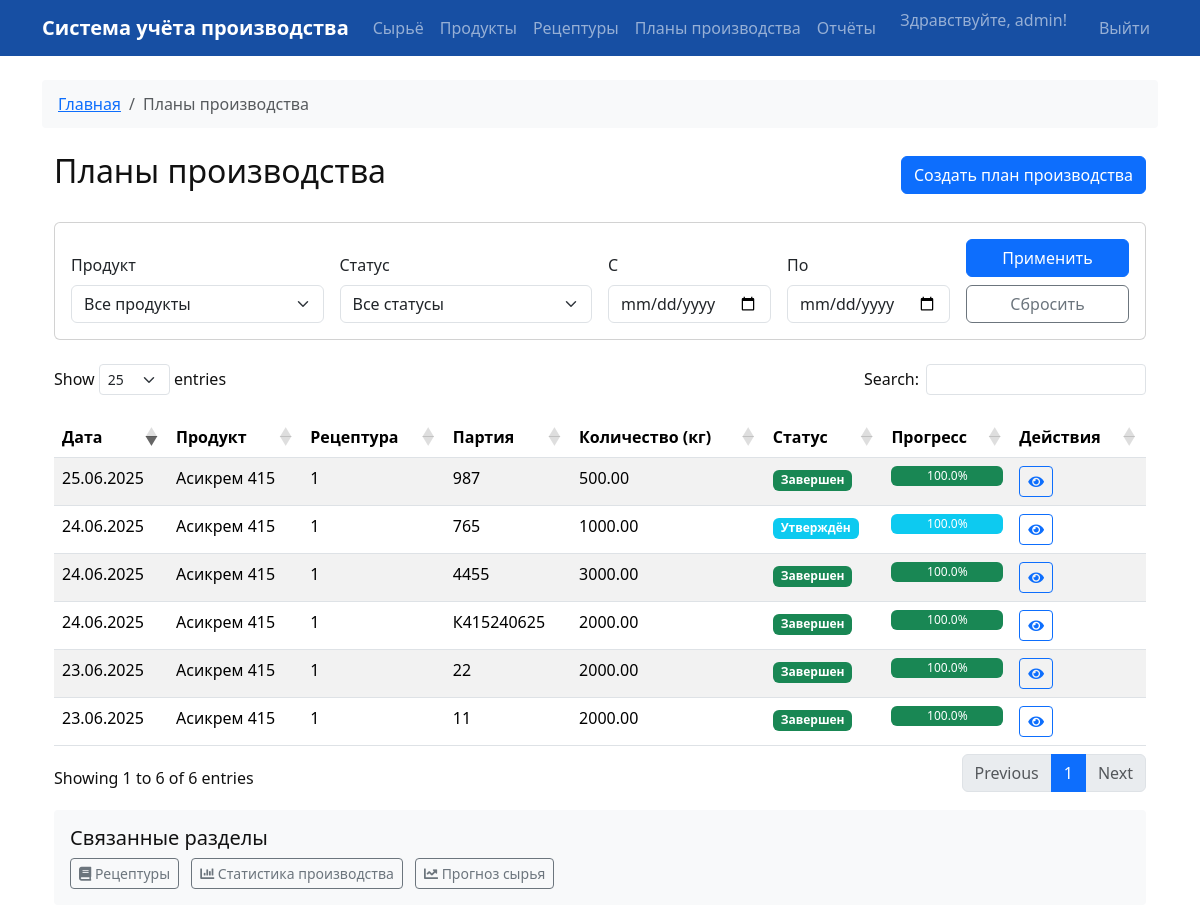
The page /production_plans (signed in) on the database its author committed.
### app/models.py (models this page shows, shortened)
class User(db.Model, UserMixin):
    __tablename__ = "users"
    id = Column(Integer, primary_key=True, index=True)
    email = Column(String, unique=True, index=True)
    username = Column(String, unique=True, index=True)
    hashed_password = Column(String)
    role = Column(SQLAlchemyEnum(UserRole))
    is_active = Column(Boolean, default=True)
    created_at = Column(DateTime(timezone=True), server_default=func.now())
    updated_at = Column(DateTime(timezone=True), onupdate=func.now())

class ProductionPlan(db.Model):
    __tablename__ = "production_plans"
    id = Column(Integer, primary_key=True, index=True)
    product_id = Column(Integer, ForeignKey("products.id"))
    template_id = Column(Integer, ForeignKey("recipe_templates.id"))
    quantity = Column(Float)
    batch_number = Column(String)
    status = Column(SQLAlchemyEnum(PlanStatus), default=PlanStatus.DRAFT)
    notes = Column(String)
    created_at = Column(DateTime(timezone=True), server_default=func.now())
    updated_at = Column(DateTime(timezone=True), onupdate=func.now())
    created_by = Column(Integer, ForeignKey("users.id"))
    product = relationship("Product", back_populates="production_plans")
    template = relationship("RecipeTemplate", back_populates="production_plans")
    batches = relationship("ProductionBatch", back_populates="plan", cascade="all, delete-orphan")
    def get_progress(self):
        if not self.quantity or self.quantity <= 0:
            return 0
        total_produced = sum([batch.weight for batch in self.batches])
        return (total_produced / self.quantity * 100)

class Product(db.Model):
    __tablename__ = "products"
    id = Column(Integer, primary_key=True, index=True)
    name = Column(String, unique=True, index=True)
    created_at = Column(DateTime(timezone=True), server_default=func.now())
    updated_at = Column(DateTime(timezone=True), onupdate=func.now())
    created_by = Column(Integer, ForeignKey("users.id"))
    recipe_templates = relationship("RecipeTemplate", back_populates="product")
    production_plans = relationship("ProductionPlan", back_populates="product")

class RecipeTemplate(db.Model):
    __tablename__ = "recipe_templates"
    id = Column(Integer, primary_key=True, index=True)
    product_id = Column(Integer, ForeignKey("products.id"))
    name = Column(String)
    is_default = Column(Boolean, default=False)
    status = Column(String, default="draft")  # draft, saved
    created_at = Column(DateTime(timezone=True), server_default=func.now())
    updated_at = Column(DateTime(timezone=True), onupdate=func.now())
    created_by = Column(Integer, ForeignKey("users.id"))
    product = relationship("Product", back_populates="recipe_templates")
    recipe_items = relationship("RecipeItem", back_populates="template")
    production_plans = relationship("ProductionPlan", back_populates="template")

### app/routes.py (the view)
@app.route('/production_plans')
@login_required
def production_plans():
    product_id = request.args.get('product_id', type=int)
    status = request.args.get('status')
    date_from_str = request.args.get('date_from')
    date_to_str = request.args.get('date_to')
    query = ProductionPlan.query
    if product_id:
        query = query.filter(ProductionPlan.product_id == product_id)
    if status:
        query = query.filter(ProductionPlan.status == status)
    if date_from_str:
        try:
            date_from = datetime.strptime(date_from_str, '%Y-%m-%d')
            query = query.filter(ProductionPlan.created_at >= date_from)
        except ValueError:
            flash('Неверный формат даты начала периода.', 'error')
    if date_to_str:
        try:
            date_to = datetime.strptime(date_to_str, '%Y-%m-%d')
            query = query.filter(ProductionPlan.created_at <= date_to + timedelta(days=1, seconds=-1))
        except ValueError:
            flash('Неверный формат даты конца периода.', 'error')
    plans = query.order_by(ProductionPlan.created_at.desc()).all()
    products = Product.query.order_by(Product.name).all()
    status_colors = {
        PlanStatus.DRAFT: 'secondary',
        PlanStatus.APPROVED: 'info',
        PlanStatus.IN_PROGRESS: 'primary',
        PlanStatus.COMPLETED: 'success',
        PlanStatus.CANCELLED: 'danger'
    }
    return render_template(
        'production_plans.html',
        plans=plans,
        products=products,
        status_colors=status_colors,
        PlanStatus=PlanStatus
    )

### app/__init__.py (called while the page is built)
@login_manager.user_loader
def load_user(user_id):
    from .models import User
    return User.query.get(int(user_id))

### app/models.py (called while the page is built)
    @property
    def display(self):
        return {
            PlanStatus.DRAFT: "Черновик",
            PlanStatus.APPROVED: "Утверждён",
            PlanStatus.IN_PROGRESS: "В производстве",
            PlanStatus.COMPLETED: "Завершен",
            PlanStatus.CANCELLED: "Отменен"
        }[self]

### app/templates/production_plans.html (shortened to what this page needs)
{% extends "base.html" %}
{% block breadcrumb %}
<nav aria-label="breadcrumb">
    <ol class="breadcrumb">
        <li class="breadcrumb-item"><a href="{{ url_for('index') }}">Главная</a></li>
        <li class="breadcrumb-item active">Планы производства</li>
    </ol>
</nav>
{% endblock %}
{% block content %}
<div class="container mt-4">
    <div class="d-flex justify-content-between align-items-center mb-4">
        <h2>Планы производства</h2>
        <a href="{{ url_for('create_production_plan') }}" class="btn btn-primary">Создать план производства</a>
    </div>
    <div class="card mb-4">
        <div class="card-body">
            <form method="GET" action="{{ url_for('production_plans') }}" class="row g-3 align-items-end">
                <div class="col-md-3">
                    <label for="product_id" class="form-label">Продукт</label>
                    <select name="product_id" id="product_id" class="form-select">
                        <option value="">Все продукты</option>
                    </select>
                </div>
                <div class="col-md-3">
                    <label for="status" class="form-label">Статус</label>
                    <select name="status" id="status" class="form-select">
                        <option value="">Все статусы</option>
                    </select>
                </div>
                <div class="col-md-2">
                    <label for="date_from" class="form-label">С</label>
                    <input type="date" name="date_from" id="date_from" value="{{ request.args.get('date_from', '') }}" class="form-control">
                </div>
                <div class="col-md-2">
                    <label for="date_to" class="form-label">По</label>
                    <input type="date" name="date_to" id="date_to" value="{{ request.args.get('date_to', '') }}" class="form-control">
                </div>
                <div class="col-md-2">
                    <button type="submit" class="btn btn-primary w-100">Применить</button>
                    <a href="{{ url_for('production_plans') }}" class="btn btn-outline-secondary w-100 mt-2">Сбросить</a>
                </div>
            </form>
        </div>
    </div>
    <div class="table-responsive">
        <table class="table table-striped table-hover datatable">
            <thead>
                <tr>
                    <th>Дата</th>
                    <th>Продукт</th>
                    <th>Рецептура</th>
                    <th>Партия</th>
                    <th>Количество (кг)</th>
                    <th>Статус</th>
                    <th>Прогресс</th>
                    <th>Действия</th>
                </tr>
            </thead>
            <tbody>
                {% for plan in plans %}
                <tr>
                    <td>{{ plan.created_at.strftime('%d.%m.%Y') }}</td>
                    <td>{{ plan.product.name }}</td>
                    <td>{{ plan.template.name if plan.template else 'Рецептура удалена' }}</td>
                    <td>{{ plan.batch_number }}</td>
                    <td>{{ "%.2f"|format(plan.quantity) }}</td>
                    <td>
                        <span class="badge bg-{{ status_colors[plan.status] }}">
                            {{ plan.status.display if plan.status.display else plan.status }}
                        </span>
                    </td>
                    <td>
                        {% set progress = plan.get_progress() %}
                        <div class="progress" style="height: 20px;">
                            <div class="progress-bar bg-{{ status_colors[plan.status] }}"
                                 role="progressbar"
                                 style="width: {{ progress }}%"
                                 aria-valuenow="{{ progress }}"
                                 aria-valuemin="0"
                                 aria-valuemax="100"
                                 data-bs-toggle="tooltip"
                                 title="Выполнено {{ "%.1f"|format(progress) }}%">
                                {{ "%.1f"|format(progress) }}%
                            </div>
                        </div>
                    </td>
                    <td>
                        <div class="btn-group">
                            {% if plan.template %}
                            <a href="{{ url_for('production_plan_detail', plan_id=plan.id) }}"
                               class="btn btn-sm btn-outline-primary"
                               data-bs-toggle="tooltip"
                               title="Просмотр деталей">
                                <i class="fas fa-eye"></i>
                            </a>
                            {% endif %}
                        </div>
                    </td>
                </tr>
                {% endfor %}
            </tbody>
        </table>
    </div>
    <div class="related-links">
        <h5>Связанные разделы</h5>
        <ul class="list-inline">
            <li class="list-inline-item">
                <a href="{{ url_for('recipes') }}" class="btn btn-outline-secondary btn-sm">
                    <i class="fas fa-book"></i> Рецептуры
                </a>
            </li>
            <li class="list-inline-item">
                <a href="{{ url_for('production_statistics') }}" class="btn btn-outline-secondary btn-sm">
                    <i class="fas fa-chart-bar"></i> Статистика производства
                </a>
            </li>
            <li class="list-inline-item">
                <a href="{{ url_for('raw_material_forecast') }}" class="btn btn-outline-secondary btn-sm">
                    <i class="fas fa-chart-line"></i> Прогноз сырья
                </a>
            </li>
        </ul>
    </div>
</div>
{% endblock %}

### app/templates/base.html (shortened to what this page needs)
<!doctype html>
<html lang="ru">
<head>
    <link href="https://cdn.jsdelivr.net/npm/bootstrap@5.3.2/dist/css/bootstrap.min.css" rel="stylesheet">
    <link href="https://cdnjs.cloudflare.com/ajax/libs/font-awesome/5.15.4/css/all.min.css" rel="stylesheet">
    <link href="https://cdn.datatables.net/1.11.5/css/dataTables.bootstrap5.min.css" rel="stylesheet">
</head>
<body>
{% set user = current_user if current_user.is_authenticated else None %}
<nav class="navbar navbar-expand-lg navbar-dark bg-primary mb-4">
    <div class="container">
        <a class="navbar-brand" href="/">
            <span>Система учёта производства</span>
        </a>
        <div class="collapse navbar-collapse" id="navbarNav">
            <ul class="navbar-nav me-auto">
                <li class="nav-item">
                    <a class="nav-link" href="/raw_materials"
                       data-bs-toggle="tooltip" title="Управление сырьем и его партиями">
                        Сырьё
                    </a>
                </li>
                <li class="nav-item">
                    <a class="nav-link" href="/products"
                       data-bs-toggle="tooltip" title="Управление продуктами">
                        Продукты
                    </a>
                </li>
                <li class="nav-item">
                    <a class="nav-link" href="/recipes"
                       data-bs-toggle="tooltip" title="Создание и редактирование рецептур">
                        Рецептуры
                    </a>
                </li>
                <li class="nav-item">
                    <a class="nav-link" href="/production_plans"
                       data-bs-toggle="tooltip" title="Планирование и контроль производства">
                        Планы производства
                    </a>
                </li>
                <li class="nav-item">
                    <a class="nav-link" href="/reports"
                       data-bs-toggle="tooltip" title="Просмотр отчетов и аналитики">
                        Отчёты
                    </a>
                </li>
            </ul>
            <ul class="navbar-nav ms-auto">
                {% if user %}
                    <li class="nav-item">
                        <span class="navbar-text me-2">Здравствуйте, {{ user.username }}!</span>
                    </li>
                    <li class="nav-item">
                        <a class="nav-link ms-3" href="{{ url_for('logout') }}">Выйти</a>
                    </li>
                {% else %}
                    <li class="nav-item">
                        <a class="nav-link" href="{{ url_for('login') }}">Войти</a>
                    </li>
                {% endif %}
            </ul>
        </div>
    </div>
</nav>
<div class="container">
    {% block breadcrumb %}{% endblock %}
    {% block content %}{% endblock %}
</div>
</body>
</html>

### app/templates/base.html (style rules this page uses)
:root { --main-blue: #174fa3; --main-blue-dark: #113366; --main-blue-light: #e6f0fa; }
body { background: #fff; color: #111; }
.navbar { background: var(--main-blue) !important; }
.navbar-brand, .navbar-brand span { color: #fff !important; font-weight: bold; }
.table thead { background: var(--main-blue-dark); color: #fff; }
.table-striped > tbody > tr:nth-of-type(odd) { background-color: var(--main-blue-light); }
.breadcrumb { background-color: #f8f9fa; padding: 0.75rem 1rem; border-radius: 0.25rem; }
.related-links { margin-top: 1rem; padding: 1rem; background-color: #f8f9fa; border-radius: 0.25rem; }
.related-links h5 { margin-bottom: 0.5rem; }
.related-links ul { margin-bottom: 0; }

### rows shown on the page
User: username "admin"
ProductionPlan: created_at "25.06.2025", product.name "Асикрем 415", template "1", batch_number "987", quantity "500.00", status "Завершен", progress "100.0"
ProductionPlan: created_at "24.06.2025", product.name "Асикрем 415", template "1", batch_number "765", quantity "1000.00", status "Утверждён", progress "100.0"
ProductionPlan: created_at "24.06.2025", product.name "Асикрем 415", template "1", batch_number "4455", quantity "3000.00", status "Завершен", progress "100.0"
ProductionPlan: created_at "24.06.2025", product.name "Асикрем 415", template "1", batch_number "К415240625", quantity "2000.00", status "Завершен", progress "100.0"
ProductionPlan: created_at "23.06.2025", product.name "Асикрем 415", template "1", batch_number "22", quantity "2000.00", status "Завершен", progress "100.0"
ProductionPlan: created_at "23.06.2025", product.name "Асикрем 415", template "1", batch_number "11", quantity "2000.00", status "Завершен", progress "100.0"
